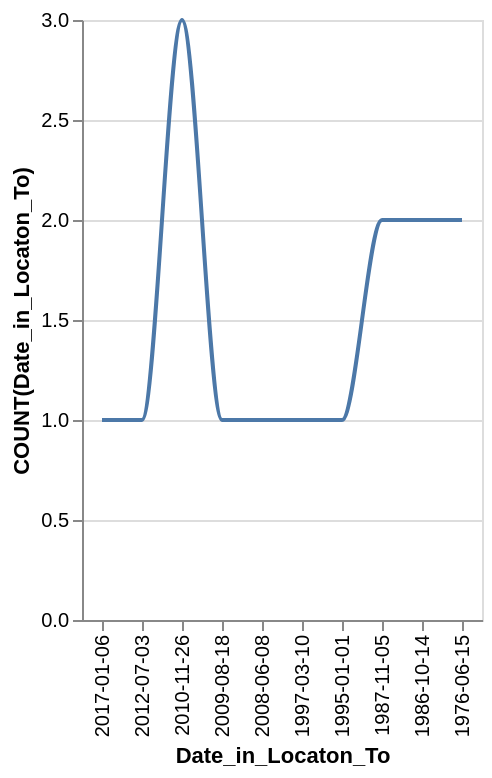

The Vega-Lite source for this figure:
### Vega-Lite specification from a JSON file in a GitHub repository (floating-point values rounded to 4 significant figures)
{"data": {"values": [{"x_data": "1976-06-15", "y_data": 2}, {"x_data": "1986-10-14", "y_data": 2}, {"x_data": "1987-11-05", "y_data": 2}, {"x_data": "1995-01-01", "y_data": 1}, {"x_data": "1997-03-10", "y_data": 1}, {"x_data": "2008-06-08", "y_data": 1}, {"x_data": "2009-08-18", "y_data": 1}, {"x_data": "2010-11-26", "y_data": 3}, {"x_data": "2012-07-03", "y_data": 1}, {"x_data": "2017-01-06", "y_data": 1}]}, "mark": {"type": "line", "interpolate": "monotone"}, "encoding": {"x": {"field": "x_data", "type": "nominal", "title": "Date_in_Locaton_To", "sort": "descending"}, "y": {"field": "y_data", "type": "quantitative", "title": "COUNT(Date_in_Locaton_To)"}}}
